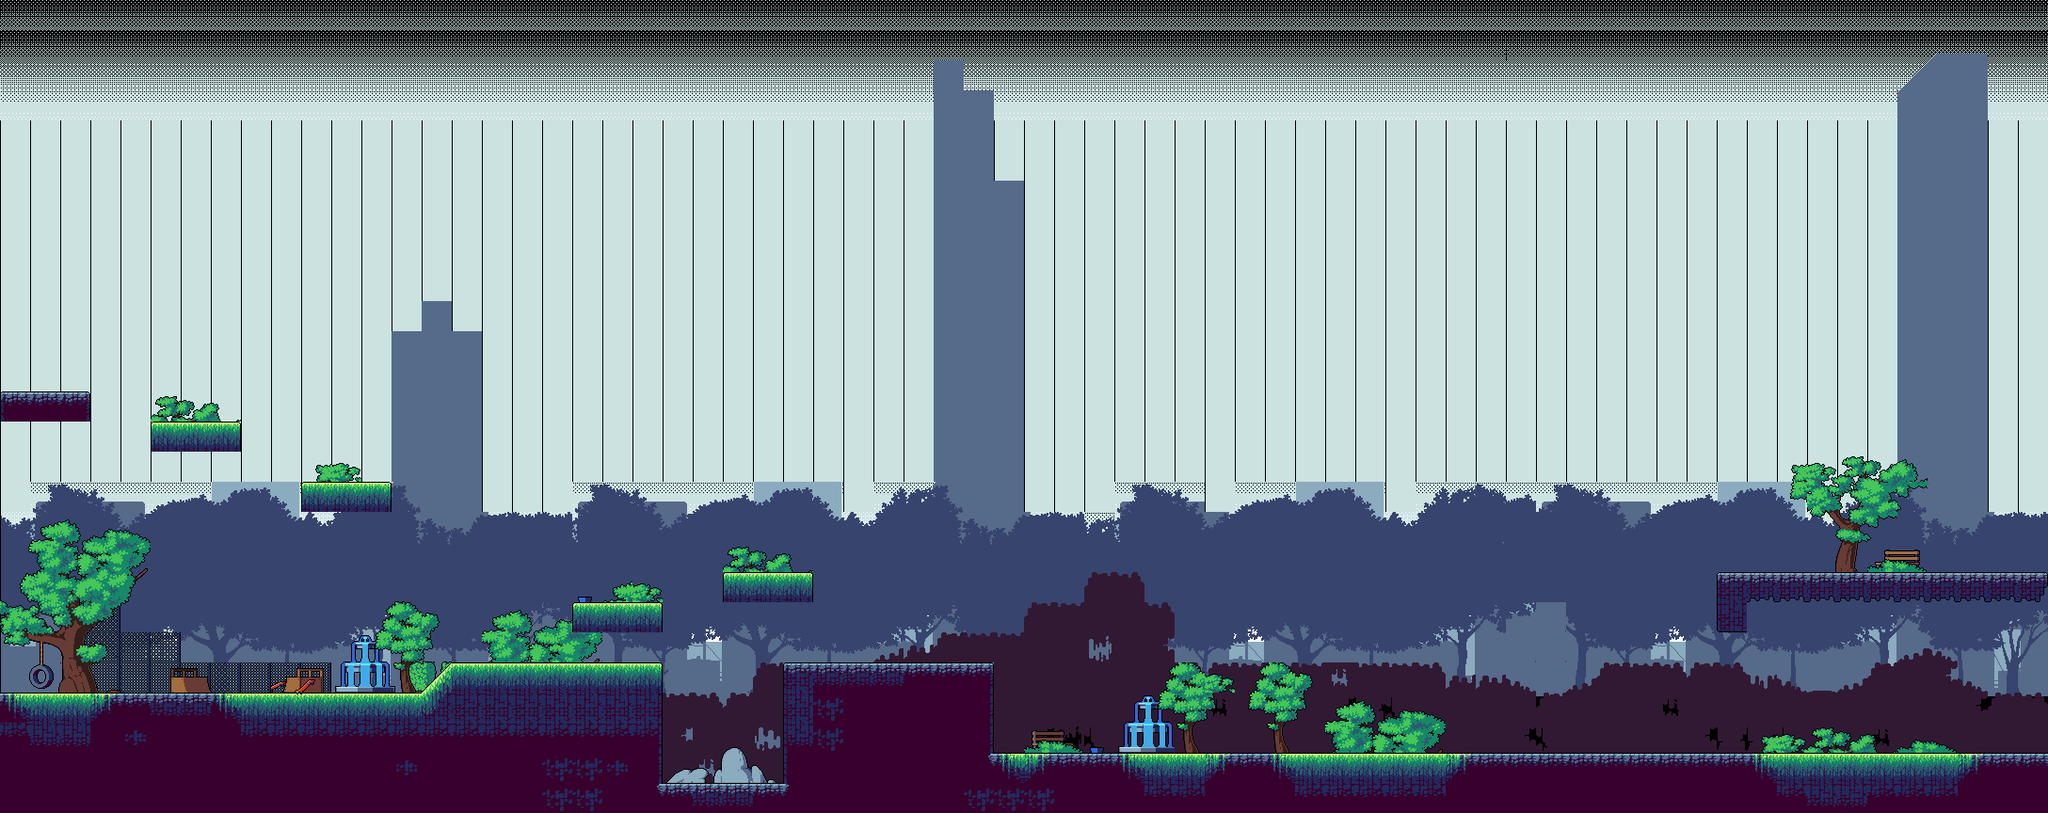

Tiled map render using the project's own tile images. Description and the map definition, with tile-layer contents summarised, below:
An orthogonal 68x27 tile map with 32x32 px tiles, 5 tile layers (Bachground, decoration3, decoration1, layer1, ...) and 26 objects (14x solid, 3x Coin, 2x Card, MovingPlatform1, EasyEnemy, ...).

<map version="1.0" orientation="orthogonal" renderorder="right-down" width="68" height="27" tilewidth="32" tileheight="32" nextobjectid="74">
 <tileset firstgid="1" name="map1" tilewidth="32" tileheight="32">
  <image source="map1.png" trans="b3afbb" width="2305" height="354" />
 </tileset>
 <layer name="Bachground" width="68" height="27">
  <data>[1836 cells, 1640 non-empty, 177 distinct tile ids]</data>
 </layer>
 <layer name="decoration3" width="68" height="27">
  <data>[1836 cells, 162 non-empty, 42 distinct tile ids]</data>
 </layer>
 <layer name="decoration1" width="68" height="27">
  <data>[1836 cells, 96 non-empty, 72 distinct tile ids]</data>
 </layer>
 <layer name="layer1" width="68" height="27">
  <data>[1836 cells, 252 non-empty, 43 distinct tile ids]</data>
 </layer>
 <layer name="decoration2" width="68" height="27">
  <data>[1836 cells, 26 non-empty, 20 distinct tile ids]</data>
 </layer>
 <objectgroup name="collision">
  <object id="1" name="solid" x="0.833334" y="738.5" width="699.167" height="123.833" />
  <object id="2" name="solid" x="479.833" y="706.5" width="220.166" height="35.6666" />
  <object id="7" name="solid" x="834.334" y="706" width="214.166" height="148.5" />
  <object id="8" name="solid" x="693.167" y="837.333" width="148.499" height="25.9999" />
  <object id="11" name="MovingPlatform1" x="491.5" y="548.333" width="95" height="22" />
  <object id="12" name="Coin" x="12" y="698.667" width="24" height="24" />
  <object id="33" name="solid" x="321.667" y="514" width="88.7493" height="26.4999" />
  <object id="35" name="solid" x="161.875" y="450.25" width="88.7493" height="26.4999" />
  <object id="36" name="solid" x="614.292" y="642.083" width="88.7493" height="26.4999" />
  <object id="37" name="solid" x="772.959" y="610.083" width="88.7493" height="26.4999" />
  <object id="38" name="solid" x="2.29202" y="417.75" width="88.7493" height="26.4999" />
  <object id="39" name="Card" x="21.5" y="383" width="24" height="24" />
  <object id="45" name="solid" x="1046.5" y="801.833" width="1131.83" height="27.1667" />
  <object id="47" name="EasyEnemy" x="1333.33" y="735" width="64" height="64" />
  <object id="50" name="solid" x="2.66667" y="166.667" width="1.45455" height="602.364" />
  <object id="55" name="MovingPlatform2" x="1620.5" y="750.5" width="95" height="22" />
  <object id="56" name="Coin" x="225.167" y="305.833" width="24" height="24" />
  <object id="57" name="Coin" x="1068" y="769.5" width="24" height="24" />
  <object id="58" name="Card" x="2065.5" y="641" width="24" height="24" />
  <object id="60" name="RatEnemy" x="2022.5" y="766" width="32" height="32" />
  <object id="61" name="player" x="103" y="639" width="70" height="90" />
  <object id="62" name="solid" x="1827" y="611" width="27" height="58" />
  <object id="64" name="solid" x="1827" y="610.409" width="348.409" height="27.1591" />
  <object id="66" name="deathItem" x="706" y="811.333" width="124.333" height="42.3333" />
  <object id="67" name="Exit" x="2094" y="544.333" width="64" height="64" />
  <object id="68" name="solid" x="2173" y="341" width="1.5" height="491.5" />
 </objectgroup>
</map>
